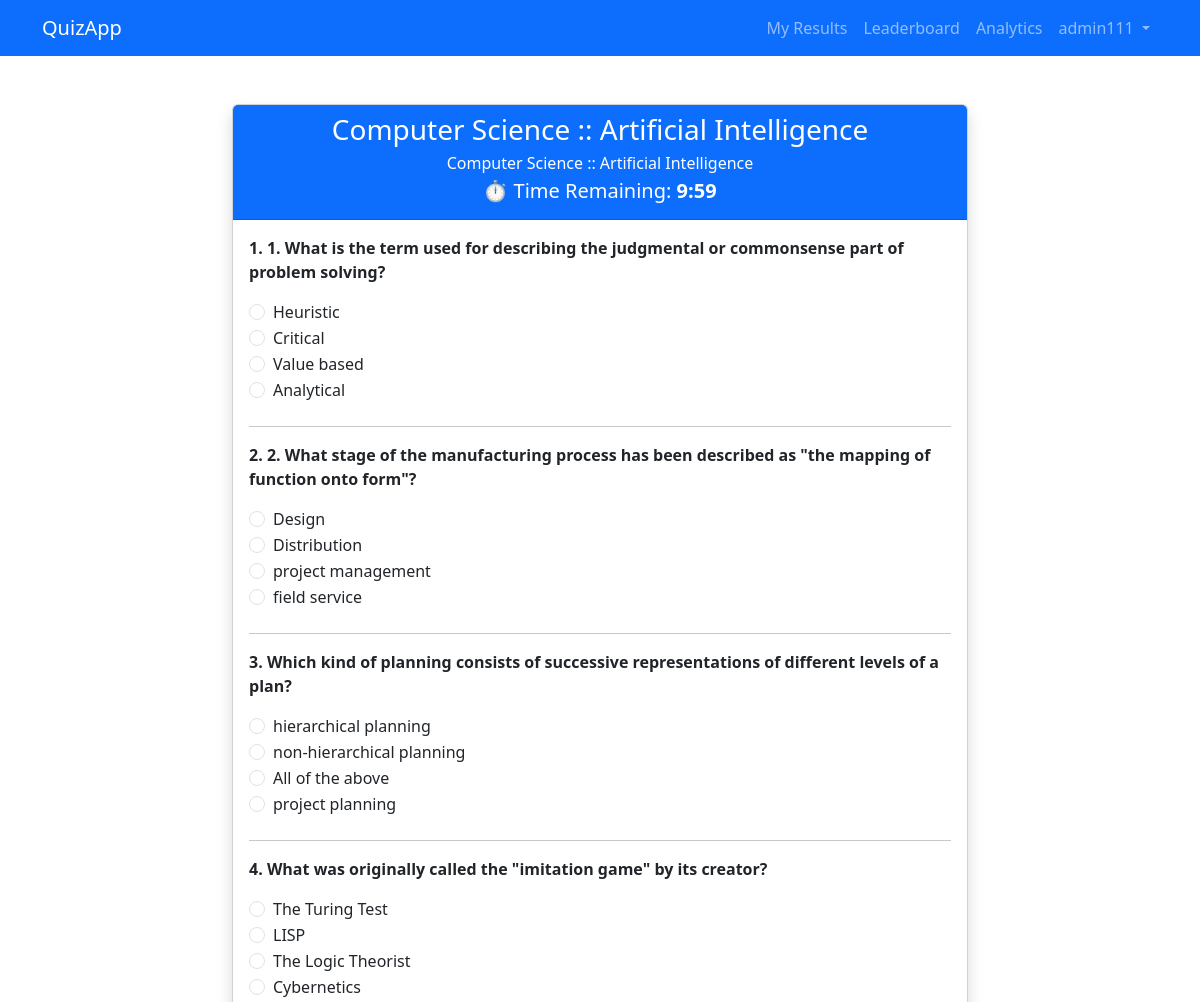
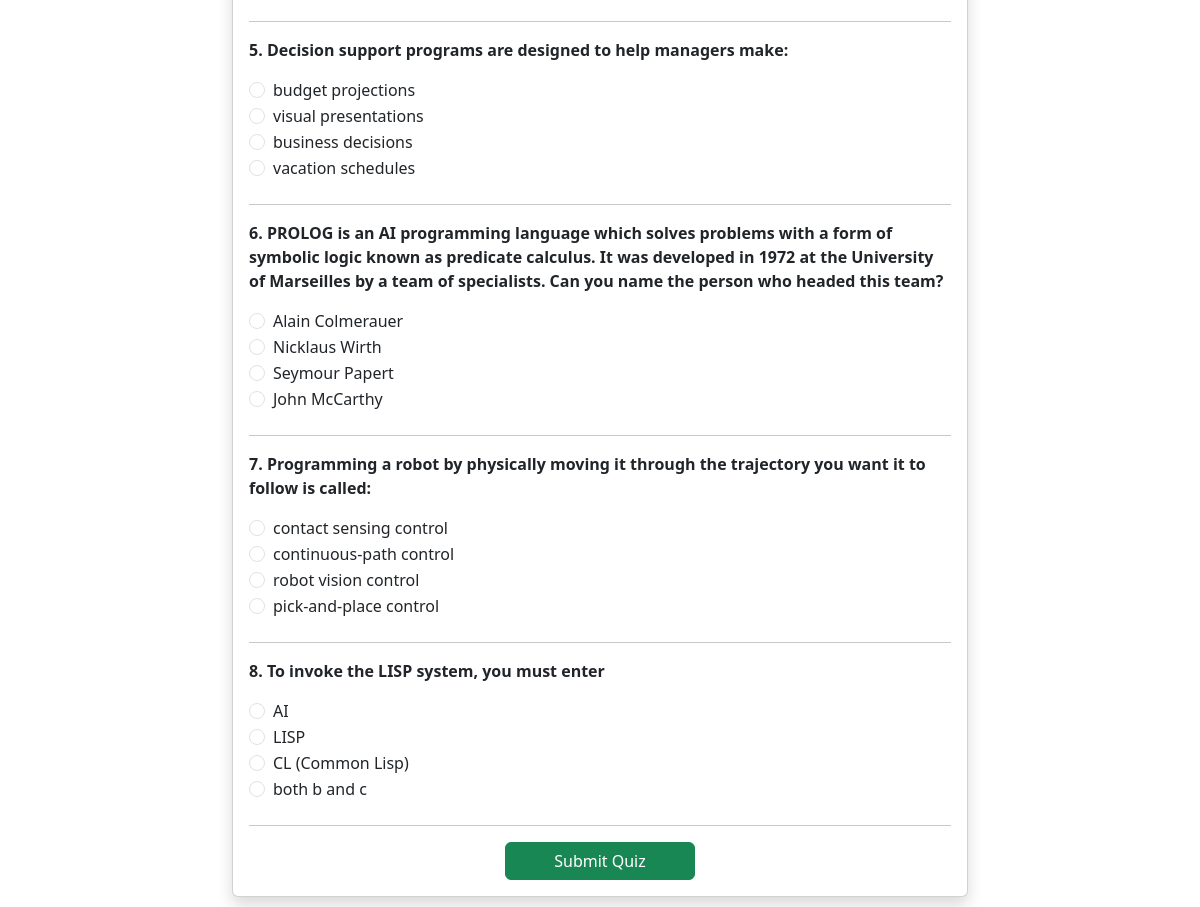
The page /quiz/1/ (signed in) on the database its author committed (2 pictures, top to bottom).
### quiz_app/models.py (models this page shows, shortened)
class Quiz(models.Model):
    title = models.CharField(max_length=200)
    description = models.TextField(blank=True)
    time_limit = models.PositiveIntegerField(
        help_text="Time in minutes"
    )

class Question(models.Model):
    quiz = models.ForeignKey(Quiz, on_delete=models.CASCADE)
    text = models.CharField(max_length=255)
    option1 = models.CharField(max_length=200)
    option2 = models.CharField(max_length=200)
    option3 = models.CharField(max_length=200)
    option4 = models.CharField(max_length=200)
    correct_option = models.IntegerField(choices=[
        (1, 'Option 1'),
        (2, 'Option 2'),
        (3, 'Option 3'),
        (4, 'Option 4'),
    ])

### quiz_app/views.py (the view, shortened to what this page needs)
# urls.py: path('quiz/<int:quiz_id>/', views.take_quiz, name='take_quiz'),
@login_required
def take_quiz(request, quiz_id):
    quiz = get_object_or_404(Quiz, id=quiz_id)
    questions = quiz.question_set.all()
    return render(request, 'quiz_app/take_quiz.html', {
        'quiz': quiz,
        'questions': questions
    })

### quiz_app/templates/quiz_app/take_quiz.html (shortened to what this page needs)
{% extends 'quiz_app/base.html' %}
{% load static %}
{% block content %}
<div class="row justify-content-center">
    <div class="col-md-8">
        <div class="card shadow mt-4">
            <div class="card-header bg-primary text-white text-center">
                <h3 class="mb-1">{{ quiz.title }}</h3>
                <p class="mb-1">{{ quiz.description }}</p>
                <h5>
                    ⏱ Time Remaining:
                    <span id="timer" class="fw-bold"></span>
                </h5>
            </div>
            <div class="card-body">
                <form method="post" id="quizForm">
                    {% for question in questions %}
                        <div class="mb-4">
                            <p class="fw-bold">
                                {{ forloop.counter }}. {{ question.text }}
                            </p>
                            <div class="form-check">
                                <input class="form-check-input"
                                       type="radio"
                                       name="{{ question.id }}"
                                       value="1"
                                       id="{{ question.id }}_1">
                                <label class="form-check-label" for="{{ question.id }}_1">
                                    {{ question.option1 }}
                                </label>
                            </div>
                            <div class="form-check">
                                <input class="form-check-input"
                                       type="radio"
                                       name="{{ question.id }}"
                                       value="2"
                                       id="{{ question.id }}_2">
                                <label class="form-check-label" for="{{ question.id }}_2">
                                    {{ question.option2 }}
                                </label>
                            </div>
                            <div class="form-check">
                                <input class="form-check-input"
                                       type="radio"
                                       name="{{ question.id }}"
                                       value="3"
                                       id="{{ question.id }}_3">
                                <label class="form-check-label" for="{{ question.id }}_3">
                                    {{ question.option3 }}
                                </label>
                            </div>
                            <div class="form-check">
                                <input class="form-check-input"
                                       type="radio"
                                       name="{{ question.id }}"
                                       value="4"
                                       id="{{ question.id }}_4">
                                <label class="form-check-label" for="{{ question.id }}_4">
                                    {{ question.option4 }}
                                </label>
                            </div>
                        </div>
                        <hr>
                    {% endfor %}
                    <div class="text-center">
                        <button type="submit" class="btn btn-success px-5">
                            Submit Quiz
                        </button>
                    </div>
                </form>
            </div>
        </div>
    </div>
</div>
{% endblock %}

### quiz_app/templates/quiz_app/base.html (shortened to what this page needs)
<!DOCTYPE html>
<html lang="en">
<head>
    <link href="https://cdn.jsdelivr.net/npm/bootstrap@5.3.2/dist/css/bootstrap.min.css" rel="stylesheet">
</head>
<body>
<nav class="navbar navbar-expand-lg navbar-dark bg-primary">
    <div class="container">
        <a class="navbar-brand" href="{% url 'home' %}">QuizApp</a>
        <div class="collapse navbar-collapse" id="navbarNav">
            <ul class="navbar-nav ms-auto">
                {% if user.is_authenticated %}
                    <li class="nav-item">
                        <a class="nav-link" href="{% url 'results' %}">My Results</a>
                    </li>
                      <li class="nav-item">
                <a class="nav-link" href="{% url 'leaderboard' %}">Leaderboard</a>
                </li>
                <li class="nav-item">
    <a class="nav-link" href="{% url 'analytics' %}">Analytics</a>
</li>
                    <li class="nav-item dropdown">
                        <a class="nav-link dropdown-toggle" href="#" role="button"
                           data-bs-toggle="dropdown">
                            {{ user.username }}
                        </a>
                    </li>
                {% endif %}
            </ul>
        </div>
    </div>
</nav>
<main class="container py-4">
    {% block content %}{% endblock %}
</main>
</body>
</html>

### rows shown on the page
Quiz: title "Computer Science :: Artificial Intelligence", description "Computer Science :: Artificial Intelligence"
Question: text "1. What is the term used for describing the judgmental or commonsense part of problem solving?", option1 "Heuristic", option2 "Critical", option3 "Value based", option4 "Analytical"
Question: text "2. What stage of the manufacturing process has been described as \"the mapping of function onto form\"?", option1 "Design", option2 "Distribution", option3 "project management", option4 "field service"
Question: text "Which kind of planning consists of successive representations of different levels of a plan?", option1 "hierarchical planning", option2 "non-hierarchical planning", option3 "All of the above", option4 "project planning"
Question: text "What was originally called the \"imitation game\" by its creator?", option1 "The Turing Test", option2 "LISP", option3 "The Logic Theorist", option4 "Cybernetics"
Question: text "Decision support programs are designed to help managers make:", option1 "budget projections", option2 "visual presentations", option3 "business decisions", option4 "vacation schedules"
Question: text "PROLOG is an AI programming language which solves problems with a form of symbolic logic known as predicate calculus. It was developed in 1972 at the University of Marseilles by a team of specialists. Can you name the person who headed this team?", option1 "Alain Colmerauer", option2 "Nicklaus Wirth", option3 "Seymour Papert", option4 "John McCarthy"
Question: text "Programming a robot by physically moving it through the trajectory you want it to follow is called:", option1 "contact sensing control", option2 "continuous-path control", option3 "robot vision control", option4 "pick-and-place control"
Question: text "To invoke the LISP system, you must enter", option1 "AI", option2 "LISP", option3 "CL (Common Lisp)", option4 "both b and c"

### other values the page prints
{{ user.username }} "admin111"
